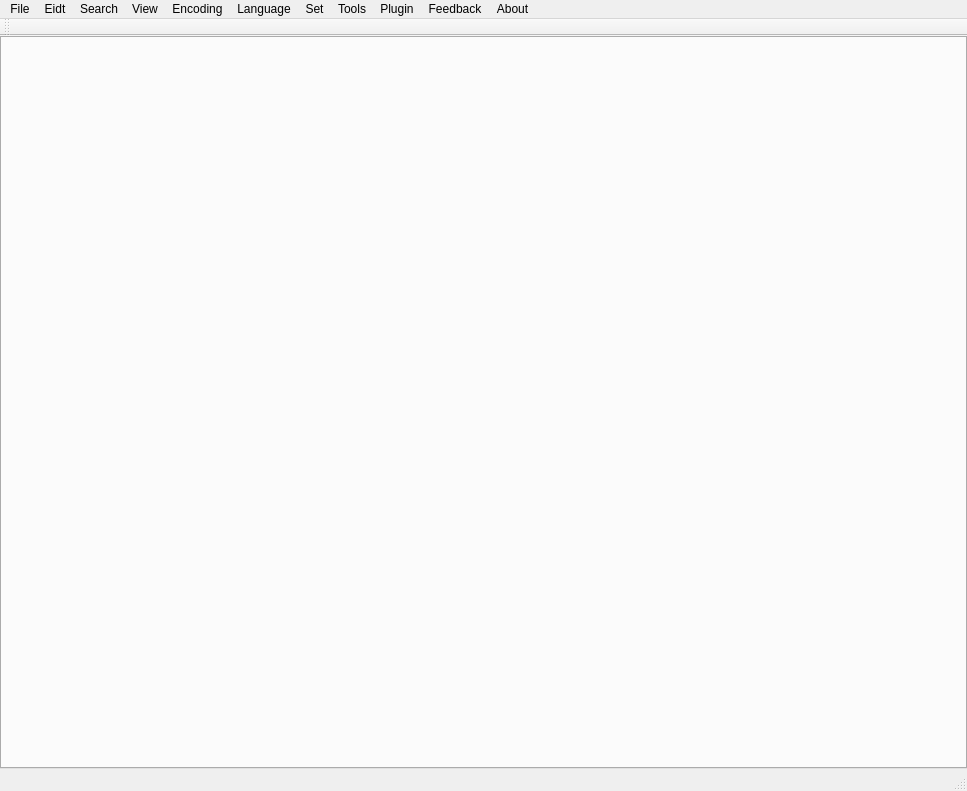
<?xml version="1.0" encoding="UTF-8"?>
<ui version="4.0">
 <class>NotePad</class>
 <widget class="QMainWindow" name="NotePad">
  <property name="geometry">
   <rect>
    <x>0</x>
    <y>0</y>
    <width>967</width>
    <height>791</height>
   </rect>
  </property>
  <property name="windowTitle">
   <string>NotePad</string>
  </property>
  <widget class="QWidget" name="centralwidget">
   <layout class="QHBoxLayout" name="horizontalLayout">
    <property name="spacing">
     <number>0</number>
    </property>
    <property name="leftMargin">
     <number>0</number>
    </property>
    <property name="topMargin">
     <number>0</number>
    </property>
    <property name="rightMargin">
     <number>0</number>
    </property>
    <property name="bottomMargin">
     <number>0</number>
    </property>
    <item>
     <widget class="QTabWidget" name="tabWidget">
      <property name="currentIndex">
       <number>-1</number>
      </property>
     </widget>
    </item>
   </layout>
  </widget>
  <widget class="QMenuBar" name="menubar">
   <property name="geometry">
    <rect>
     <x>0</x>
     <y>0</y>
     <width>967</width>
     <height>21</height>
    </rect>
   </property>
   <widget class="QMenu" name="menuFile">
    <property name="title">
     <string>File</string>
    </property>
    <widget class="QMenu" name="menuReceneFile">
     <property name="title">
      <string>Recene File</string>
     </property>
    </widget>
    <addaction name="actionNew"/>
    <addaction name="actionOpen"/>
    <addaction name="actionSaveAs"/>
    <addaction name="actionClose"/>
    <addaction name="actionCloseAll"/>
    <addaction name="separator"/>
    <addaction name="actionClearHistory"/>
    <addaction name="menuReceneFile"/>
   </widget>
   <widget class="QMenu" name="menuEidt">
    <property name="title">
     <string>Eidt</string>
    </property>
    <addaction name="actionUndo"/>
    <addaction name="actionReDo"/>
    <addaction name="separator"/>
    <addaction name="actionCut"/>
    <addaction name="actionCopy"/>
    <addaction name="actionPaste"/>
    <addaction name="separator"/>
    <addaction name="actionSelectAll"/>
    <addaction name="actionFormatConversion"/>
    <addaction name="separator"/>
    <addaction name="actionOpenInText"/>
    <addaction name="actionOpeninBin"/>
    <addaction name="actionBlankCharOperate"/>
    <addaction name="actionConvertCaseto"/>
    <addaction name="actionLineOperations"/>
    <addaction name="separator"/>
    <addaction name="actionColumnBlockMode"/>
    <addaction name="actionColumnBlockEditing"/>
   </widget>
   <widget class="QMenu" name="menuSearch">
    <property name="title">
     <string>Search</string>
    </property>
    <addaction name="actionFind"/>
    <addaction name="actionFindNext"/>
    <addaction name="actionFindPrev"/>
    <addaction name="actionFindInDir"/>
    <addaction name="actionReplace"/>
    <addaction name="actionGoline"/>
    <addaction name="separator"/>
    <addaction name="actionBookmark"/>
    <addaction name="actionMarkColor"/>
   </widget>
   <widget class="QMenu" name="menuView">
    <property name="title">
     <string>View</string>
    </property>
    <addaction name="actionDisplaysymbols"/>
    <addaction name="actionSerchResult"/>
    <addaction name="actionIconSize"/>
    <addaction name="actionWrap"/>
    <addaction name="actionFileListView"/>
    <addaction name="actionShowToolBar"/>
    <addaction name="actionShowWebAddrNotRecommended"/>
   </widget>
   <widget class="QMenu" name="menuEncoding">
    <property name="title">
     <string>Encoding</string>
    </property>
    <addaction name="actionEncodeInGBK"/>
    <addaction name="actionEncodeInUTF8"/>
    <addaction name="actionEncodeInUTF8BOM"/>
    <addaction name="actionEncodeInUCS2BEBOM"/>
    <addaction name="actionEncodeInUCS2LEBOM"/>
    <addaction name="actionOther"/>
    <addaction name="separator"/>
    <addaction name="actionConvertToGBK"/>
    <addaction name="actionConvertToUTF8"/>
    <addaction name="actionConvertToUTF8BOM"/>
   </widget>
   <widget class="QMenu" name="menuLanguage">
    <property name="title">
     <string>Language</string>
    </property>
   </widget>
   <widget class="QMenu" name="menuSet">
    <property name="title">
     <string>Set</string>
    </property>
    <addaction name="actionOptions"/>
    <addaction name="actionLanguage"/>
    <addaction name="actionThemeStyle"/>
    <addaction name="actionDefindeLanguage"/>
    <addaction name="actionLanguageFileSuffix"/>
    <addaction name="actionShortcutKeyManager"/>
   </widget>
   <widget class="QMenu" name="menuTools">
    <property name="title">
     <string>Tools</string>
    </property>
   </widget>
   <widget class="QMenu" name="menuPlugin">
    <property name="title">
     <string>Plugin</string>
    </property>
    <addaction name="actionPluginManager"/>
   </widget>
   <widget class="QMenu" name="menuFeedback">
    <property name="title">
     <string>Feedback</string>
    </property>
    <addaction name="actionBugFix"/>
    <addaction name="actionDonate"/>
   </widget>
   <widget class="QMenu" name="menuAbout">
    <property name="title">
     <string>About</string>
    </property>
    <addaction name="actionAboutNotepadPP"/>
   </widget>
   <addaction name="menuFile"/>
   <addaction name="menuEidt"/>
   <addaction name="menuSearch"/>
   <addaction name="menuView"/>
   <addaction name="menuEncoding"/>
   <addaction name="menuLanguage"/>
   <addaction name="menuSet"/>
   <addaction name="menuTools"/>
   <addaction name="menuPlugin"/>
   <addaction name="menuFeedback"/>
   <addaction name="menuAbout"/>
  </widget>
  <widget class="QStatusBar" name="statusbar"/>
  <widget class="QToolBar" name="toolBar">
   <property name="windowTitle">
    <string>toolBar</string>
   </property>
   <attribute name="toolBarArea">
    <enum>TopToolBarArea</enum>
   </attribute>
   <attribute name="toolBarBreak">
    <bool>false</bool>
   </attribute>
  </widget>
  <action name="actionOpen">
   <property name="text">
    <string>Open</string>
   </property>
  </action>
  <action name="actionSaveAs">
   <property name="text">
    <string>Save As...</string>
   </property>
  </action>
  <action name="actionClose">
   <property name="text">
    <string>Close</string>
   </property>
  </action>
  <action name="actionCloseAll">
   <property name="text">
    <string>Close All</string>
   </property>
  </action>
  <action name="actionClearHistory">
   <property name="text">
    <string>Clear History</string>
   </property>
  </action>
  <action name="actionss">
   <property name="text">
    <string>ss</string>
   </property>
  </action>
  <action name="actionNew">
   <property name="text">
    <string>New</string>
   </property>
  </action>
  <action name="actionUndo">
   <property name="text">
    <string>Undo</string>
   </property>
  </action>
  <action name="actionReDo">
   <property name="text">
    <string>ReDo</string>
   </property>
  </action>
  <action name="actionCut">
   <property name="text">
    <string>Cut</string>
   </property>
  </action>
  <action name="actionCopy">
   <property name="text">
    <string>Copy</string>
   </property>
  </action>
  <action name="actionPaste">
   <property name="text">
    <string>Paste</string>
   </property>
  </action>
  <action name="actionSelectAll">
   <property name="text">
    <string>Select All</string>
   </property>
  </action>
  <action name="actionFormatConversion">
   <property name="text">
    <string>Format Conversion</string>
   </property>
  </action>
  <action name="actionOpenInText">
   <property name="text">
    <string>Open In Text</string>
   </property>
  </action>
  <action name="actionOpeninBin">
   <property name="text">
    <string>Open in Bin</string>
   </property>
  </action>
  <action name="actionBlankCharOperate">
   <property name="text">
    <string>Blank CharOperate</string>
   </property>
  </action>
  <action name="actionConvertCaseto">
   <property name="text">
    <string>Convert Case to</string>
   </property>
  </action>
  <action name="actionLineOperations">
   <property name="text">
    <string>Line Operations</string>
   </property>
  </action>
  <action name="actionColumnBlockMode">
   <property name="text">
    <string>Column Block Mode</string>
   </property>
  </action>
  <action name="actionColumnBlockEditing">
   <property name="text">
    <string>Column Block Editing</string>
   </property>
  </action>
  <action name="actionFind">
   <property name="text">
    <string>Find</string>
   </property>
  </action>
  <action name="actionFindNext">
   <property name="text">
    <string>Find Next</string>
   </property>
  </action>
  <action name="actionFindPrev">
   <property name="text">
    <string>Find Prev</string>
   </property>
  </action>
  <action name="actionFindInDir">
   <property name="text">
    <string>Find In Dir</string>
   </property>
  </action>
  <action name="actionReplace">
   <property name="text">
    <string>Replace</string>
   </property>
  </action>
  <action name="actionGoline">
   <property name="text">
    <string>Go line</string>
   </property>
  </action>
  <action name="actionBookmark">
   <property name="text">
    <string>Bookmark</string>
   </property>
  </action>
  <action name="actionMarkColor">
   <property name="text">
    <string>Mark Color</string>
   </property>
  </action>
  <action name="actionDisplaysymbols">
   <property name="text">
    <string>Display symbols</string>
   </property>
  </action>
  <action name="actionSerchResult">
   <property name="text">
    <string>Serch Result</string>
   </property>
  </action>
  <action name="actionIconSize">
   <property name="text">
    <string>Icon Size</string>
   </property>
  </action>
  <action name="actionWrap">
   <property name="text">
    <string>Wrap</string>
   </property>
  </action>
  <action name="actionFileListView">
   <property name="text">
    <string>FileListView</string>
   </property>
  </action>
  <action name="actionShowToolBar">
   <property name="text">
    <string>Show ToolBar</string>
   </property>
  </action>
  <action name="actionShowWebAddrNotRecommended">
   <property name="text">
    <string>Show Web Addr(Not recommended)</string>
   </property>
  </action>
  <action name="actionEncodeInGBK">
   <property name="text">
    <string>Encode in GBK</string>
   </property>
  </action>
  <action name="actionEncodeInUTF8">
   <property name="text">
    <string>Encode in UTF8</string>
   </property>
  </action>
  <action name="actionEncodeInUTF8BOM">
   <property name="text">
    <string>Encode in UTF8-BOM</string>
   </property>
  </action>
  <action name="actionEncodeInUCS2BEBOM">
   <property name="text">
    <string>Encode in UCS-2 BE BOM</string>
   </property>
  </action>
  <action name="actionEncodeInUCS2LEBOM">
   <property name="text">
    <string>Encode in UCS-2 LE BOM</string>
   </property>
  </action>
  <action name="actionOther">
   <property name="text">
    <string>Other</string>
   </property>
  </action>
  <action name="actionConvertToGBK">
   <property name="text">
    <string>Convert to GBK</string>
   </property>
  </action>
  <action name="actionConvertToUTF8">
   <property name="text">
    <string>Convert to UTF8</string>
   </property>
  </action>
  <action name="actionConvertToUTF8BOM">
   <property name="text">
    <string>Convert to UTF8-BOM</string>
   </property>
  </action>
  <action name="actionConvertToUCS2BEBOM">
   <property name="text">
    <string>Convert to UCS-2 BE BOM</string>
   </property>
  </action>
  <action name="actionConvertToUCS2LEBOM">
   <property name="text">
    <string>Convert to UCS-2 LE BOM</string>
   </property>
  </action>
  <action name="actionOptions">
   <property name="text">
    <string>Options</string>
   </property>
  </action>
  <action name="actionLanguage">
   <property name="text">
    <string>Language</string>
   </property>
  </action>
  <action name="actionThemeStyle">
   <property name="text">
    <string>Theme Style</string>
   </property>
  </action>
  <action name="actionDefindeLanguage">
   <property name="text">
    <string>Definde Language</string>
   </property>
  </action>
  <action name="actionLanguageFileSuffix">
   <property name="text">
    <string>Language File Suffix</string>
   </property>
  </action>
  <action name="actionShortcutKeyManager">
   <property name="text">
    <string>Shortcut Key Manager</string>
   </property>
  </action>
  <action name="actionBugFix">
   <property name="text">
    <string>BugFix</string>
   </property>
  </action>
  <action name="actionAboutNotepadPP">
   <property name="text">
    <string>About NotepadPP</string>
   </property>
  </action>
  <action name="actionDonate">
   <property name="text">
    <string>Donate</string>
   </property>
  </action>
  <action name="actionPluginManager">
   <property name="text">
    <string>Plugin Manager</string>
   </property>
  </action>
 </widget>
 <resources/>
 <connections/>
</ui>
